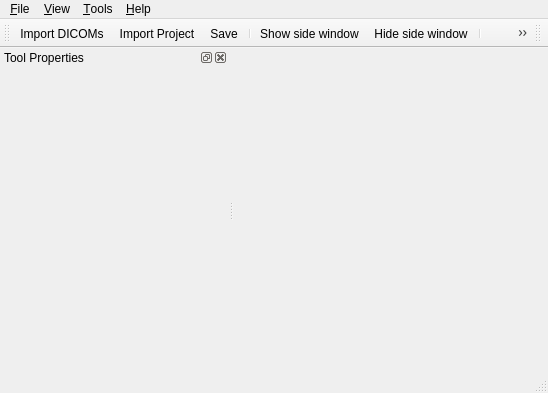
<?xml version="1.0" encoding="UTF-8"?>
<ui version="4.0">
 <class>MainWindow</class>
 <widget class="QMainWindow" name="MainWindow">
  <property name="geometry">
   <rect>
    <x>0</x>
    <y>0</y>
    <width>548</width>
    <height>393</height>
   </rect>
  </property>
  <property name="windowTitle">
   <string>Moonstone :: MainWindow</string>
  </property>
  <property name="windowIcon">
   <iconset resource="resources.qrc">
    <normaloff>:/static/default/icon/22x22/moonstone.png</normaloff>:/static/default/icon/22x22/moonstone.png</iconset>
  </property>
  <widget class="QWidget" name="centralwidget">
   <layout class="QGridLayout" name="gridLayout"/>
  </widget>
  <widget class="QStatusBar" name="statusbar"/>
  <widget class="QToolBar" name="toolBarActions">
   <property name="windowTitle">
    <string>Action Window</string>
   </property>
   <property name="iconSize">
    <size>
     <width>32</width>
     <height>32</height>
    </size>
   </property>
   <attribute name="toolBarArea">
    <enum>TopToolBarArea</enum>
   </attribute>
   <attribute name="toolBarBreak">
    <bool>false</bool>
   </attribute>
   <addaction name="actionNew"/>
   <addaction name="actionOpenProject"/>
   <addaction name="actionSave"/>
   <addaction name="separator"/>
   <addaction name="actionSplitLeftNew"/>
   <addaction name="actionSplitLeftClose"/>
   <addaction name="separator"/>
   <addaction name="actionShowPlaneLines"/>
  </widget>
  <widget class="QDockWidget" name="toolProperties">
   <property name="sizePolicy">
    <sizepolicy hsizetype="Preferred" vsizetype="Preferred">
     <horstretch>0</horstretch>
     <verstretch>0</verstretch>
    </sizepolicy>
   </property>
   <property name="minimumSize">
    <size>
     <width>94</width>
     <height>119</height>
    </size>
   </property>
   <property name="windowIcon">
    <iconset resource="resources.qrc">
     <normaloff>:/static/default/icon/22x22/moonstone.png</normaloff>:/static/default/icon/22x22/moonstone.png</iconset>
   </property>
   <property name="windowTitle">
    <string>Tool Properties</string>
   </property>
   <attribute name="dockWidgetArea">
    <number>1</number>
   </attribute>
   <widget class="QWidget" name="dockWidgetContents">
    <layout class="QGridLayout" name="gridLayout_2">
     <item row="0" column="0">
      <widget class="QScrollArea" name="scrollArea">
       <property name="minimumSize">
        <size>
         <width>0</width>
         <height>0</height>
        </size>
       </property>
       <property name="frameShape">
        <enum>QFrame::NoFrame</enum>
       </property>
       <property name="frameShadow">
        <enum>QFrame::Plain</enum>
       </property>
       <property name="lineWidth">
        <number>0</number>
       </property>
       <property name="widgetResizable">
        <bool>false</bool>
       </property>
       <widget class="QWidget" name="scrollAreaWidgetContents">
        <property name="geometry">
         <rect>
          <x>0</x>
          <y>0</y>
          <width>210</width>
          <height>274</height>
         </rect>
        </property>
       </widget>
      </widget>
     </item>
    </layout>
   </widget>
  </widget>
  <widget class="QMenuBar" name="menubar">
   <property name="geometry">
    <rect>
     <x>0</x>
     <y>0</y>
     <width>548</width>
     <height>21</height>
    </rect>
   </property>
   <widget class="QMenu" name="menuFile">
    <property name="title">
     <string>&amp;File</string>
    </property>
    <addaction name="actionNew"/>
    <addaction name="actionOpenProject"/>
    <addaction name="separator"/>
    <addaction name="actionSave"/>
    <addaction name="actionSaveAs"/>
    <addaction name="separator"/>
    <addaction name="separator"/>
    <addaction name="actionClose"/>
    <addaction name="separator"/>
    <addaction name="actionQuit"/>
   </widget>
   <widget class="QMenu" name="menuView">
    <property name="title">
     <string>&amp;View</string>
    </property>
    <addaction name="separator"/>
    <addaction name="separator"/>
    <addaction name="actionFullScreen"/>
    <addaction name="separator"/>
   </widget>
   <widget class="QMenu" name="menuHelp">
    <property name="title">
     <string>&amp;Help</string>
    </property>
    <addaction name="actionHelpContents"/>
    <addaction name="actionReleaseNotes"/>
    <addaction name="actionReportBugs"/>
    <addaction name="separator"/>
    <addaction name="actionCheckForUpdates"/>
    <addaction name="separator"/>
    <addaction name="actionAbout"/>
    <addaction name="actionLicense"/>
   </widget>
   <widget class="QMenu" name="menuTools">
    <property name="title">
     <string>&amp;Tools</string>
    </property>
   </widget>
   <addaction name="menuFile"/>
   <addaction name="menuView"/>
   <addaction name="menuTools"/>
   <addaction name="menuHelp"/>
  </widget>
  <widget class="QToolBar" name="toolBarTools">
   <property name="windowTitle">
    <string>Tools</string>
   </property>
   <property name="iconSize">
    <size>
     <width>32</width>
     <height>32</height>
    </size>
   </property>
   <attribute name="toolBarArea">
    <enum>TopToolBarArea</enum>
   </attribute>
   <attribute name="toolBarBreak">
    <bool>false</bool>
   </attribute>
  </widget>
  <action name="actionNew">
   <property name="icon">
    <iconset resource="resources.qrc">
     <normaloff>:/static/default/icon/48x48/document-new.png</normaloff>:/static/default/icon/48x48/document-new.png</iconset>
   </property>
   <property name="text">
    <string>&amp;Import DICOMs</string>
   </property>
   <property name="iconText">
    <string>Import DICOMs</string>
   </property>
   <property name="toolTip">
    <string>Import DICOMs</string>
   </property>
   <property name="shortcut">
    <string>Ctrl+N</string>
   </property>
  </action>
  <action name="actionAbout">
   <property name="icon">
    <iconset resource="resources.qrc">
     <normaloff>:/static/default/icon/22x22/moonstone-about.png</normaloff>:/static/default/icon/22x22/moonstone-about.png</iconset>
   </property>
   <property name="text">
    <string>&amp;About Moonstone</string>
   </property>
  </action>
  <action name="actionLicense">
   <property name="icon">
    <iconset resource="resources.qrc">
     <normaloff>:/static/default/icon/22x22/help-about.png</normaloff>:/static/default/icon/22x22/help-about.png</iconset>
   </property>
   <property name="text">
    <string>&amp;License</string>
   </property>
  </action>
  <action name="actionRecentProjects">
   <property name="icon">
    <iconset resource="resources.qrc">
     <normaloff>:/static/default/icon/22x22/document-open-recent.png</normaloff>:/static/default/icon/22x22/document-open-recent.png</iconset>
   </property>
   <property name="text">
    <string>&amp;Recent Projects</string>
   </property>
  </action>
  <action name="actionSave">
   <property name="icon">
    <iconset resource="resources.qrc">
     <normaloff>:/static/default/icon/48x48/document-save.png</normaloff>:/static/default/icon/48x48/document-save.png</iconset>
   </property>
   <property name="text">
    <string>&amp;Save</string>
   </property>
   <property name="shortcut">
    <string>Ctrl+S</string>
   </property>
  </action>
  <action name="actionSaveAs">
   <property name="icon">
    <iconset resource="resources.qrc">
     <normaloff>:/static/default/icon/22x22/document-save-as.png</normaloff>:/static/default/icon/22x22/document-save-as.png</iconset>
   </property>
   <property name="text">
    <string>Save &amp;As...</string>
   </property>
   <property name="shortcut">
    <string>Ctrl+Shift+S</string>
   </property>
  </action>
  <action name="actionPrint">
   <property name="icon">
    <iconset resource="resources.qrc">
     <normaloff>:/static/default/icon/22x22/document-print.png</normaloff>:/static/default/icon/22x22/document-print.png</iconset>
   </property>
   <property name="text">
    <string>&amp;Print</string>
   </property>
   <property name="shortcut">
    <string>Ctrl+P</string>
   </property>
   <property name="autoRepeat">
    <bool>true</bool>
   </property>
  </action>
  <action name="actionClose">
   <property name="icon">
    <iconset resource="resources.qrc">
     <normaloff>:/static/default/icon/22x22/window-close.png</normaloff>:/static/default/icon/22x22/window-close.png</iconset>
   </property>
   <property name="text">
    <string>&amp;Close</string>
   </property>
   <property name="shortcut">
    <string>Ctrl+W</string>
   </property>
  </action>
  <action name="actionQuit">
   <property name="icon">
    <iconset resource="resources.qrc">
     <normaloff>:/static/default/icon/22x22/application-exit.png</normaloff>:/static/default/icon/22x22/application-exit.png</iconset>
   </property>
   <property name="text">
    <string>&amp;Quit</string>
   </property>
   <property name="shortcut">
    <string>Ctrl+Q</string>
   </property>
  </action>
  <action name="actionSaveAll">
   <property name="icon">
    <iconset resource="resources.qrc">
     <normaloff>:/static/default/icon/22x22/document-save-all.png</normaloff>:/static/default/icon/22x22/document-save-all.png</iconset>
   </property>
   <property name="text">
    <string>Save A&amp;ll..</string>
   </property>
   <property name="shortcut">
    <string>Ctrl+Shift+A</string>
   </property>
  </action>
  <action name="actionOpenProject">
   <property name="icon">
    <iconset resource="resources.qrc">
     <normaloff>:/static/default/icon/48x48/project-open.png</normaloff>:/static/default/icon/48x48/project-open.png</iconset>
   </property>
   <property name="text">
    <string>&amp;Import Project</string>
   </property>
   <property name="iconText">
    <string>Import Project</string>
   </property>
   <property name="shortcut">
    <string>Ctrl+O</string>
   </property>
  </action>
  <action name="actionPreferences">
   <property name="icon">
    <iconset resource="resources.qrc">
     <normaloff>:/static/default/icon/22x22/configure.png</normaloff>:/static/default/icon/22x22/configure.png</iconset>
   </property>
   <property name="text">
    <string>Prefere&amp;nces</string>
   </property>
   <property name="iconText">
    <string>Preferences</string>
   </property>
   <property name="shortcut">
    <string>Ctrl+P</string>
   </property>
  </action>
  <action name="actionHelpContents">
   <property name="icon">
    <iconset resource="resources.qrc">
     <normaloff>:/static/default/icon/22x22/help-contents.png</normaloff>:/static/default/icon/22x22/help-contents.png</iconset>
   </property>
   <property name="text">
    <string>&amp;Help Contents</string>
   </property>
  </action>
  <action name="actionReleaseNotes">
   <property name="icon">
    <iconset resource="resources.qrc">
     <normaloff>:/static/default/icon/22x22/im-status-message-edit.png</normaloff>:/static/default/icon/22x22/im-status-message-edit.png</iconset>
   </property>
   <property name="text">
    <string>Release &amp;Notes</string>
   </property>
  </action>
  <action name="actionReportBugs">
   <property name="icon">
    <iconset resource="resources.qrc">
     <normaloff>:/static/default/icon/22x22/tools-report-bug.png</normaloff>:/static/default/icon/22x22/tools-report-bug.png</iconset>
   </property>
   <property name="text">
    <string>&amp;Report Bugs</string>
   </property>
  </action>
  <action name="actionCheckForUpdates">
   <property name="text">
    <string>Check f&amp;or Updates...</string>
   </property>
  </action>
  <action name="actionSplitLeftNew">
   <property name="checked">
    <bool>false</bool>
   </property>
   <property name="icon">
    <iconset resource="resources.qrc">
     <normaloff>:/static/default/icon/48x48/view-right-new.png</normaloff>:/static/default/icon/48x48/view-right-new.png</iconset>
   </property>
   <property name="text">
    <string>&amp;Show side window</string>
   </property>
  </action>
  <action name="actionSplitLeftClose">
   <property name="icon">
    <iconset resource="resources.qrc">
     <normaloff>:/static/default/icon/48x48/view-left-close.png</normaloff>:/static/default/icon/48x48/view-left-close.png</iconset>
   </property>
   <property name="text">
    <string>&amp;Hide side window</string>
   </property>
  </action>
  <action name="actionFullScreen">
   <property name="checkable">
    <bool>true</bool>
   </property>
   <property name="icon">
    <iconset resource="resources.qrc">
     <normaloff>:/static/default/icon/22x22/view-fullscreen.png</normaloff>:/static/default/icon/22x22/view-fullscreen.png</iconset>
   </property>
   <property name="text">
    <string>&amp;Fullscreen</string>
   </property>
   <property name="shortcut">
    <string>F11</string>
   </property>
  </action>
  <action name="actionShowPlaneLines">
   <property name="checkable">
    <bool>true</bool>
   </property>
   <property name="icon">
    <iconset resource="resources.qrc">
     <normaloff>:/static/default/icon/48x48/office-chart-polar.png</normaloff>:/static/default/icon/48x48/office-chart-polar.png</iconset>
   </property>
   <property name="text">
    <string>Show Plane Lines</string>
   </property>
   <property name="shortcut">
    <string>Ctrl+Shift+P</string>
   </property>
  </action>
 </widget>
 <resources>
  <include location="resources.qrc"/>
 </resources>
 <connections/>
</ui>
